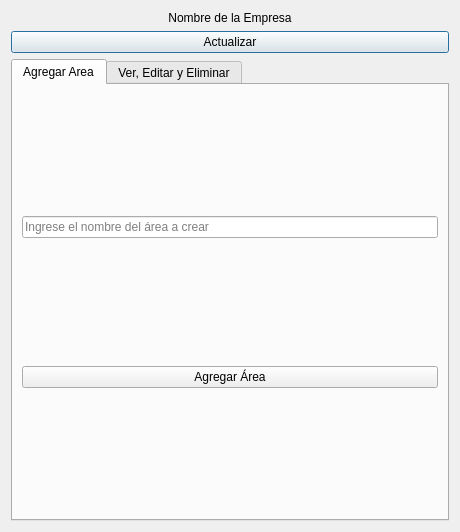
<?xml version="1.0" encoding="UTF-8"?>
<ui version="4.0">
 <class>Dialog</class>
 <widget class="QDialog" name="Dialog">
  <property name="geometry">
   <rect>
    <x>0</x>
    <y>0</y>
    <width>460</width>
    <height>532</height>
   </rect>
  </property>
  <property name="windowTitle">
   <string>Dialog</string>
  </property>
  <layout class="QVBoxLayout" name="verticalLayout">
   <item>
    <widget class="QLabel" name="label_empresa">
     <property name="text">
      <string>Nombre de la Empresa</string>
     </property>
     <property name="alignment">
      <set>Qt::AlignCenter</set>
     </property>
    </widget>
   </item>
   <item>
    <widget class="QPushButton" name="pushButton_actualizar">
     <property name="text">
      <string>Actualizar</string>
     </property>
    </widget>
   </item>
   <item>
    <widget class="QTabWidget" name="tabWidget">
     <property name="currentIndex">
      <number>0</number>
     </property>
     <widget class="QWidget" name="agreagar_area">
      <attribute name="title">
       <string>Agregar Area</string>
      </attribute>
      <layout class="QVBoxLayout" name="verticalLayout_2">
       <item>
        <widget class="QLineEdit" name="lineEdit_nombre_area">
         <property name="placeholderText">
          <string>Ingrese el nombre del área a crear</string>
         </property>
        </widget>
       </item>
       <item>
        <widget class="QPushButton" name="pushButton_agregar_area">
         <property name="text">
          <string>Agregar Área</string>
         </property>
        </widget>
       </item>
      </layout>
     </widget>
     <widget class="QWidget" name="ver_editar_eliminar">
      <attribute name="title">
       <string>Ver, Editar y Eliminar</string>
      </attribute>
      <layout class="QVBoxLayout" name="verticalLayout_3">
       <item>
        <widget class="QTableWidget" name="tableWidget_area"/>
       </item>
       <item>
        <widget class="QPushButton" name="pushButton_editar_area">
         <property name="text">
          <string>Editar Área</string>
         </property>
        </widget>
       </item>
       <item>
        <widget class="QPushButton" name="pushButton_eliminar_area">
         <property name="text">
          <string>Eliminar Área</string>
         </property>
        </widget>
       </item>
      </layout>
     </widget>
    </widget>
   </item>
  </layout>
 </widget>
 <resources/>
 <connections/>
</ui>
